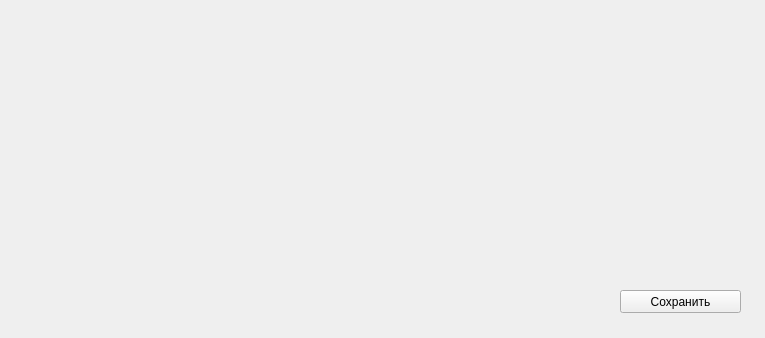
<?xml version="1.0" encoding="UTF-8"?>
<ui version="4.0">
 <class>ReferenceWindow</class>
 <widget class="QWidget" name="ReferenceWindow">
  <property name="geometry">
   <rect>
    <x>0</x>
    <y>0</y>
    <width>765</width>
    <height>338</height>
   </rect>
  </property>
  <property name="windowTitle">
   <string>Form</string>
  </property>
  <widget class="QPushButton" name="pushButton">
   <property name="geometry">
    <rect>
     <x>620</x>
     <y>290</y>
     <width>121</width>
     <height>23</height>
    </rect>
   </property>
   <property name="text">
    <string>Сохранить</string>
   </property>
  </widget>
 </widget>
 <resources/>
 <connections/>
</ui>
